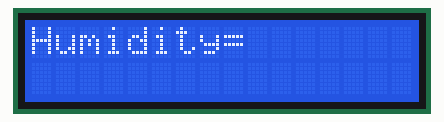
Bench run of a sketch on a simulated Arduino Uno, built with avr-gcc and run on an emulated ATmega328P. On the bench: 16×2 character LCD.

Above: at 0.22 s.
At 5.08 s:
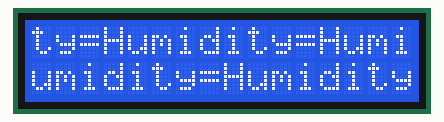
At 9.93 s:
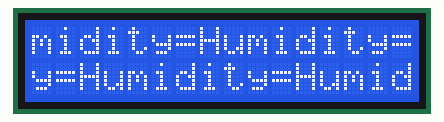
At 19.95 s:
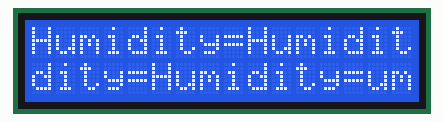
At 29.66 s:
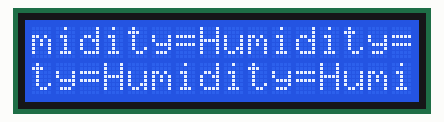
At 39.68 s:
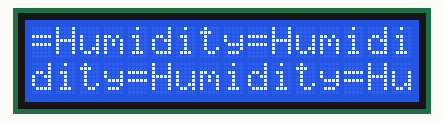

The sketch:

humidi-sensor.ino
```cpp
//by Druhi Chakraborty
#include "DHT.h"
#define DHTPIN 4// you can use
#define DHTTYPE DHT11//#define DHTTYPE DHT21
                     //#define DHTTYPE DHT22
DHT dht(DHTPIN, DHTTYPE);//you can also use pins 3, 4, 5, 12, 13 or 14
   // Pin 15 can work but DHT must be disconnected during program upload
#include <LiquidCrystal_I2C.h>
LiquidCrystal_I2C lcd(0x27, 16, 2);
void setup() {
 dht.begin();// initialize the sensor
 lcd.backlight();// turn on lcd backlight
 lcd.init();// initialize lcd
}
void loop() {
 //lcd.clear();
//   lcd.setCursor(0,0);// set the cursor on the first row and column
   lcd.print("Humidity=");
//   lcd.print((float)dht.readHumidity());//print the humidity
//   lcd.print("%");
//   lcd.setCursor(0,1);//set the cursor on the second row and first column
//   lcd.print("Temp=");
//   lcd.print((float)dht.readTemperature());//print the temperature
//   lcd.print("Celsius");
//   delay(2000);
   //lcd.clear();
}
```
